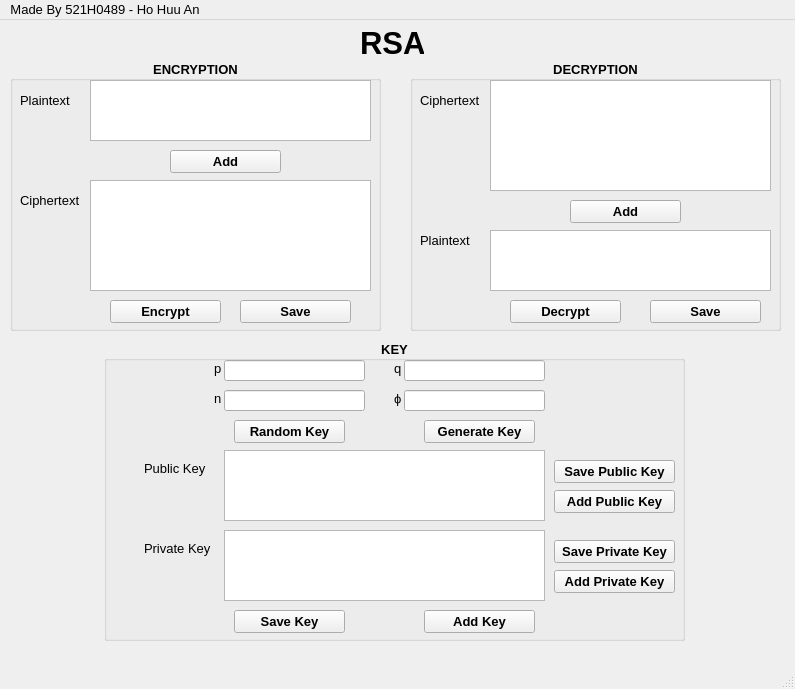
<?xml version="1.0" encoding="UTF-8"?>
<ui version="4.0">
 <class>MainWindow</class>
 <widget class="QMainWindow" name="MainWindow">
  <property name="enabled">
   <bool>true</bool>
  </property>
  <property name="geometry">
   <rect>
    <x>0</x>
    <y>0</y>
    <width>795</width>
    <height>689</height>
   </rect>
  </property>
  <property name="font">
   <font>
    <pointsize>10</pointsize>
   </font>
  </property>
  <property name="acceptDrops">
   <bool>false</bool>
  </property>
  <property name="windowTitle">
   <string>RSA algorithm</string>
  </property>
  <property name="windowIcon">
   <iconset>
    <normaloff>icon.ico</normaloff>icon.ico</iconset>
  </property>
  <widget class="QWidget" name="centralwidget">
   <widget class="QLabel" name="label">
    <property name="geometry">
     <rect>
      <x>360</x>
      <y>5</y>
      <width>64</width>
      <height>35</height>
     </rect>
    </property>
    <property name="font">
     <font>
      <family>Arial</family>
      <pointsize>23</pointsize>
      <weight>75</weight>
      <bold>true</bold>
     </font>
    </property>
    <property name="text">
     <string>RSA</string>
    </property>
   </widget>
   <widget class="QGroupBox" name="groupBox">
    <property name="geometry">
     <rect>
      <x>10</x>
      <y>40</y>
      <width>371</width>
      <height>271</height>
     </rect>
    </property>
    <property name="font">
     <font>
      <family>Arial</family>
      <pointsize>10</pointsize>
      <weight>75</weight>
      <bold>true</bold>
     </font>
    </property>
    <property name="title">
     <string>ENCRYPTION</string>
    </property>
    <property name="alignment">
     <set>Qt::AlignCenter</set>
    </property>
    <widget class="QLabel" name="label_2">
     <property name="geometry">
      <rect>
       <x>10</x>
       <y>30</y>
       <width>51</width>
       <height>21</height>
      </rect>
     </property>
     <property name="font">
      <font>
       <family>Arial</family>
       <pointsize>10</pointsize>
       <weight>50</weight>
       <bold>false</bold>
      </font>
     </property>
     <property name="text">
      <string>Plaintext</string>
     </property>
    </widget>
    <widget class="QPlainTextEdit" name="encrypt_plain">
     <property name="geometry">
      <rect>
       <x>80</x>
       <y>20</y>
       <width>281</width>
       <height>61</height>
      </rect>
     </property>
     <property name="font">
      <font>
       <family>Arial</family>
      </font>
     </property>
    </widget>
    <widget class="QLabel" name="label_8">
     <property name="geometry">
      <rect>
       <x>10</x>
       <y>130</y>
       <width>61</width>
       <height>21</height>
      </rect>
     </property>
     <property name="font">
      <font>
       <family>Arial</family>
       <pointsize>10</pointsize>
       <weight>50</weight>
       <bold>false</bold>
      </font>
     </property>
     <property name="text">
      <string>Ciphertext</string>
     </property>
    </widget>
    <widget class="QPlainTextEdit" name="encrypt_cipher">
     <property name="geometry">
      <rect>
       <x>80</x>
       <y>120</y>
       <width>281</width>
       <height>111</height>
      </rect>
     </property>
     <property name="font">
      <font>
       <family>Arial</family>
      </font>
     </property>
    </widget>
    <widget class="QPushButton" name="encrypt">
     <property name="geometry">
      <rect>
       <x>100</x>
       <y>240</y>
       <width>111</width>
       <height>23</height>
      </rect>
     </property>
     <property name="font">
      <font>
       <family>Arial</family>
      </font>
     </property>
     <property name="text">
      <string>Encrypt</string>
     </property>
    </widget>
    <widget class="QPushButton" name="encrypt_file">
     <property name="geometry">
      <rect>
       <x>160</x>
       <y>90</y>
       <width>111</width>
       <height>23</height>
      </rect>
     </property>
     <property name="font">
      <font>
       <family>Arial</family>
      </font>
     </property>
     <property name="text">
      <string>Add</string>
     </property>
    </widget>
    <widget class="QPushButton" name="encrypt_save">
     <property name="geometry">
      <rect>
       <x>230</x>
       <y>240</y>
       <width>111</width>
       <height>23</height>
      </rect>
     </property>
     <property name="font">
      <font>
       <family>Arial</family>
      </font>
     </property>
     <property name="text">
      <string>Save</string>
     </property>
    </widget>
   </widget>
   <widget class="QGroupBox" name="groupBox_3">
    <property name="geometry">
     <rect>
      <x>104</x>
      <y>320</y>
      <width>581</width>
      <height>301</height>
     </rect>
    </property>
    <property name="font">
     <font>
      <family>Arial</family>
      <weight>75</weight>
      <bold>true</bold>
     </font>
    </property>
    <property name="title">
     <string>KEY</string>
    </property>
    <property name="alignment">
     <set>Qt::AlignCenter</set>
    </property>
    <widget class="QLineEdit" name="snt_q">
     <property name="geometry">
      <rect>
       <x>300</x>
       <y>20</y>
       <width>141</width>
       <height>21</height>
      </rect>
     </property>
     <property name="font">
      <font>
       <family>Arial</family>
      </font>
     </property>
    </widget>
    <widget class="QLabel" name="label_5">
     <property name="geometry">
      <rect>
       <x>290</x>
       <y>20</y>
       <width>21</width>
       <height>16</height>
      </rect>
     </property>
     <property name="font">
      <font>
       <family>Arial</family>
       <weight>50</weight>
       <bold>false</bold>
      </font>
     </property>
     <property name="text">
      <string>q</string>
     </property>
    </widget>
    <widget class="QTextEdit" name="public_key">
     <property name="geometry">
      <rect>
       <x>120</x>
       <y>110</y>
       <width>321</width>
       <height>71</height>
      </rect>
     </property>
     <property name="font">
      <font>
       <family>Arial</family>
      </font>
     </property>
    </widget>
    <widget class="QLabel" name="label_10">
     <property name="geometry">
      <rect>
       <x>40</x>
       <y>200</y>
       <width>71</width>
       <height>16</height>
      </rect>
     </property>
     <property name="font">
      <font>
       <family>Arial</family>
       <weight>50</weight>
       <bold>false</bold>
      </font>
     </property>
     <property name="text">
      <string>Private Key</string>
     </property>
    </widget>
    <widget class="QLabel" name="label_11">
     <property name="geometry">
      <rect>
       <x>40</x>
       <y>120</y>
       <width>71</width>
       <height>16</height>
      </rect>
     </property>
     <property name="font">
      <font>
       <family>Arial</family>
       <weight>50</weight>
       <bold>false</bold>
      </font>
     </property>
     <property name="text">
      <string>Public Key</string>
     </property>
    </widget>
    <widget class="QPushButton" name="generate_key">
     <property name="geometry">
      <rect>
       <x>320</x>
       <y>80</y>
       <width>111</width>
       <height>23</height>
      </rect>
     </property>
     <property name="font">
      <font>
       <family>Arial</family>
      </font>
     </property>
     <property name="text">
      <string>Generate Key</string>
     </property>
    </widget>
    <widget class="QLabel" name="label_3">
     <property name="geometry">
      <rect>
       <x>110</x>
       <y>20</y>
       <width>21</width>
       <height>16</height>
      </rect>
     </property>
     <property name="font">
      <font>
       <family>Arial</family>
       <weight>50</weight>
       <bold>false</bold>
       <kerning>true</kerning>
      </font>
     </property>
     <property name="text">
      <string>p</string>
     </property>
    </widget>
    <widget class="QLineEdit" name="snt_p">
     <property name="geometry">
      <rect>
       <x>120</x>
       <y>20</y>
       <width>141</width>
       <height>21</height>
      </rect>
     </property>
     <property name="font">
      <font>
       <family>Arial</family>
      </font>
     </property>
    </widget>
    <widget class="QTextEdit" name="private_key">
     <property name="geometry">
      <rect>
       <x>120</x>
       <y>190</y>
       <width>321</width>
       <height>71</height>
      </rect>
     </property>
     <property name="font">
      <font>
       <family>Arial</family>
      </font>
     </property>
    </widget>
    <widget class="QLabel" name="label_6">
     <property name="geometry">
      <rect>
       <x>110</x>
       <y>50</y>
       <width>21</width>
       <height>16</height>
      </rect>
     </property>
     <property name="font">
      <font>
       <family>Arial</family>
       <weight>50</weight>
       <bold>false</bold>
      </font>
     </property>
     <property name="text">
      <string>n</string>
     </property>
    </widget>
    <widget class="QLineEdit" name="modulo">
     <property name="geometry">
      <rect>
       <x>120</x>
       <y>50</y>
       <width>141</width>
       <height>21</height>
      </rect>
     </property>
     <property name="font">
      <font>
       <family>Arial</family>
      </font>
     </property>
    </widget>
    <widget class="QPushButton" name="random_key">
     <property name="geometry">
      <rect>
       <x>130</x>
       <y>80</y>
       <width>111</width>
       <height>23</height>
      </rect>
     </property>
     <property name="font">
      <font>
       <family>Arial</family>
      </font>
     </property>
     <property name="text">
      <string>Random Key</string>
     </property>
    </widget>
    <widget class="QPushButton" name="add_public_key">
     <property name="geometry">
      <rect>
       <x>450</x>
       <y>150</y>
       <width>121</width>
       <height>23</height>
      </rect>
     </property>
     <property name="font">
      <font>
       <family>Arial</family>
      </font>
     </property>
     <property name="text">
      <string>Add Public Key</string>
     </property>
    </widget>
    <widget class="QPushButton" name="save_public_key">
     <property name="geometry">
      <rect>
       <x>450</x>
       <y>120</y>
       <width>121</width>
       <height>23</height>
      </rect>
     </property>
     <property name="font">
      <font>
       <family>Arial</family>
      </font>
     </property>
     <property name="text">
      <string>Save Public Key</string>
     </property>
    </widget>
    <widget class="QLabel" name="label_7">
     <property name="geometry">
      <rect>
       <x>290</x>
       <y>50</y>
       <width>21</width>
       <height>16</height>
      </rect>
     </property>
     <property name="font">
      <font>
       <family>Arial</family>
       <weight>50</weight>
       <bold>false</bold>
      </font>
     </property>
     <property name="text">
      <string>ϕ</string>
     </property>
    </widget>
    <widget class="QLineEdit" name="phi_n">
     <property name="geometry">
      <rect>
       <x>300</x>
       <y>50</y>
       <width>141</width>
       <height>21</height>
      </rect>
     </property>
     <property name="font">
      <font>
       <family>Arial</family>
      </font>
     </property>
    </widget>
    <widget class="QPushButton" name="add_private_key">
     <property name="geometry">
      <rect>
       <x>450</x>
       <y>230</y>
       <width>121</width>
       <height>23</height>
      </rect>
     </property>
     <property name="font">
      <font>
       <family>Arial</family>
      </font>
     </property>
     <property name="text">
      <string>Add Private Key</string>
     </property>
    </widget>
    <widget class="QPushButton" name="save_private_key">
     <property name="geometry">
      <rect>
       <x>450</x>
       <y>200</y>
       <width>121</width>
       <height>23</height>
      </rect>
     </property>
     <property name="font">
      <font>
       <family>Arial</family>
      </font>
     </property>
     <property name="text">
      <string>Save Private Key</string>
     </property>
    </widget>
    <widget class="QPushButton" name="save_key">
     <property name="geometry">
      <rect>
       <x>130</x>
       <y>270</y>
       <width>111</width>
       <height>23</height>
      </rect>
     </property>
     <property name="font">
      <font>
       <family>Arial</family>
      </font>
     </property>
     <property name="text">
      <string>Save Key</string>
     </property>
    </widget>
    <widget class="QPushButton" name="add_key">
     <property name="geometry">
      <rect>
       <x>320</x>
       <y>270</y>
       <width>111</width>
       <height>23</height>
      </rect>
     </property>
     <property name="font">
      <font>
       <family>Arial</family>
      </font>
     </property>
     <property name="text">
      <string>Add Key</string>
     </property>
    </widget>
   </widget>
   <widget class="QGroupBox" name="groupBox_2">
    <property name="geometry">
     <rect>
      <x>410</x>
      <y>40</y>
      <width>371</width>
      <height>271</height>
     </rect>
    </property>
    <property name="font">
     <font>
      <family>Arial</family>
      <pointsize>10</pointsize>
      <weight>75</weight>
      <bold>true</bold>
     </font>
    </property>
    <property name="title">
     <string>DECRYPTION</string>
    </property>
    <property name="alignment">
     <set>Qt::AlignCenter</set>
    </property>
    <widget class="QLabel" name="label_4">
     <property name="geometry">
      <rect>
       <x>10</x>
       <y>170</y>
       <width>51</width>
       <height>21</height>
      </rect>
     </property>
     <property name="font">
      <font>
       <family>Arial</family>
       <pointsize>10</pointsize>
       <weight>50</weight>
       <bold>false</bold>
      </font>
     </property>
     <property name="text">
      <string>Plaintext</string>
     </property>
    </widget>
    <widget class="QPlainTextEdit" name="decrypt_plain">
     <property name="geometry">
      <rect>
       <x>80</x>
       <y>170</y>
       <width>281</width>
       <height>61</height>
      </rect>
     </property>
     <property name="font">
      <font>
       <family>Arial</family>
      </font>
     </property>
    </widget>
    <widget class="QLabel" name="label_9">
     <property name="geometry">
      <rect>
       <x>10</x>
       <y>30</y>
       <width>61</width>
       <height>21</height>
      </rect>
     </property>
     <property name="font">
      <font>
       <family>Arial</family>
       <pointsize>10</pointsize>
       <weight>50</weight>
       <bold>false</bold>
      </font>
     </property>
     <property name="text">
      <string>Ciphertext</string>
     </property>
    </widget>
    <widget class="QPlainTextEdit" name="decrypt_cipher">
     <property name="geometry">
      <rect>
       <x>80</x>
       <y>20</y>
       <width>281</width>
       <height>111</height>
      </rect>
     </property>
     <property name="font">
      <font>
       <family>Arial</family>
      </font>
     </property>
    </widget>
    <widget class="QPushButton" name="decrypt">
     <property name="geometry">
      <rect>
       <x>100</x>
       <y>240</y>
       <width>111</width>
       <height>23</height>
      </rect>
     </property>
     <property name="font">
      <font>
       <family>Arial</family>
      </font>
     </property>
     <property name="text">
      <string>Decrypt</string>
     </property>
    </widget>
    <widget class="QPushButton" name="decrypt_file">
     <property name="geometry">
      <rect>
       <x>160</x>
       <y>140</y>
       <width>111</width>
       <height>23</height>
      </rect>
     </property>
     <property name="font">
      <font>
       <family>Arial</family>
      </font>
     </property>
     <property name="text">
      <string>Add</string>
     </property>
    </widget>
    <widget class="QPushButton" name="decrypt_save">
     <property name="geometry">
      <rect>
       <x>240</x>
       <y>240</y>
       <width>111</width>
       <height>23</height>
      </rect>
     </property>
     <property name="font">
      <font>
       <family>Arial</family>
      </font>
     </property>
     <property name="text">
      <string>Save</string>
     </property>
    </widget>
   </widget>
  </widget>
  <widget class="QMenuBar" name="menubar">
   <property name="geometry">
    <rect>
     <x>0</x>
     <y>0</y>
     <width>795</width>
     <height>21</height>
    </rect>
   </property>
   <widget class="QMenu" name="menuFile">
    <property name="title">
     <string>Made By 521H0489 - Ho Huu An</string>
    </property>
   </widget>
   <addaction name="menuFile"/>
  </widget>
  <widget class="QStatusBar" name="statusbar"/>
  <action name="actionAbout">
   <property name="text">
    <string>About</string>
   </property>
  </action>
 </widget>
 <resources/>
 <connections/>
</ui>
